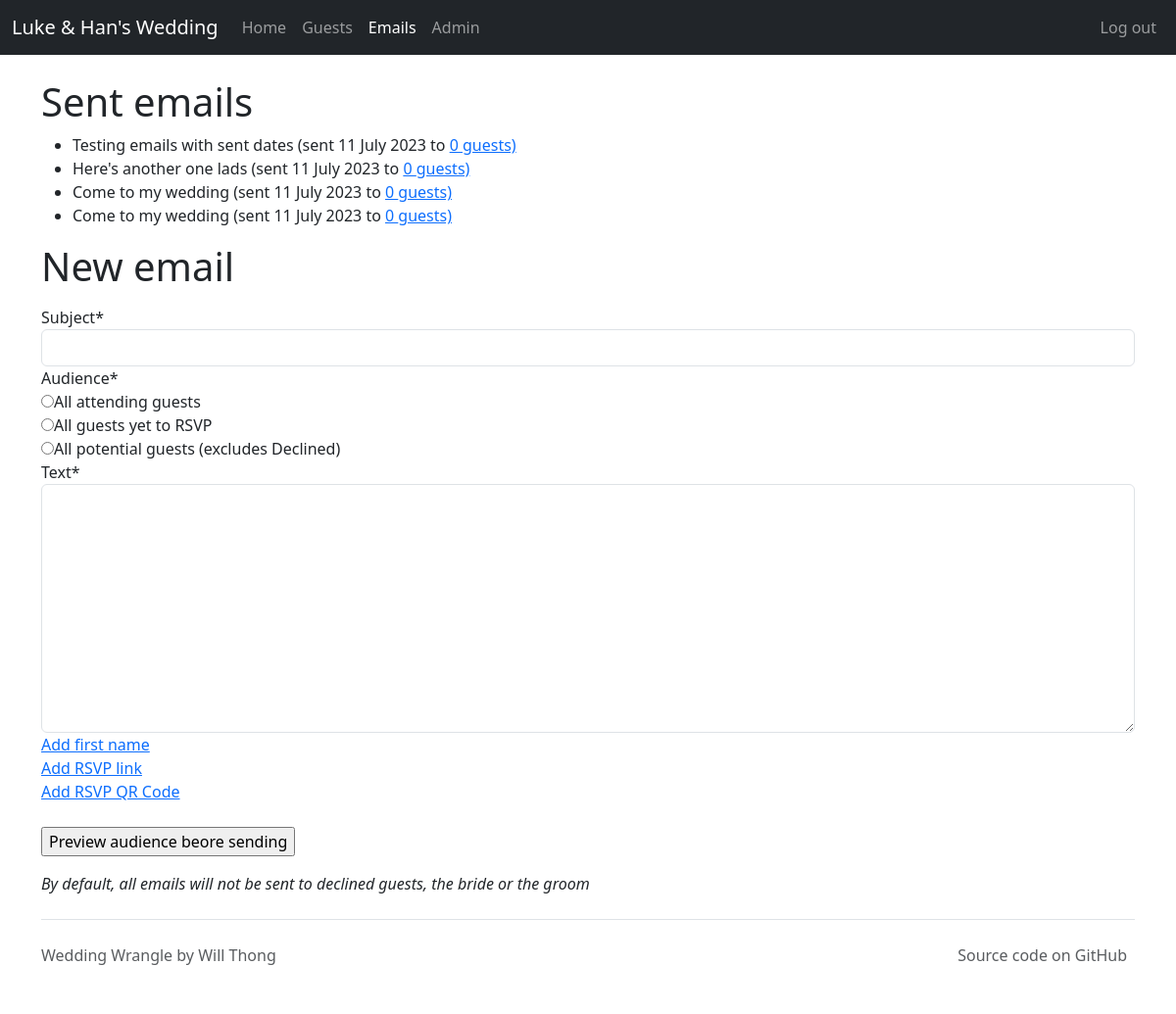
Screenshot of /email/ (signed in) with the database file from the repository.
### weddingwrangle/models.py (models this page shows, shortened)
class Email(models.Model):
    subject = models.CharField(max_length=100)
    text = models.CharField(max_length=10000000)
    date_sent = models.DateTimeField(auto_now=False, auto_now_add=False, null=True)
    audience = models.ForeignKey(Audience, on_delete=models.CASCADE, related_name="email")

### weddingwrangle/views.py (the view, shortened to what this page needs)
# urls.py: path("email/", views.EmailList.as_view(), name="email_create"),
class EmailList(LoginRequiredMixin, CreateView):
    model = Email
    form_class = NewEmailForm
    template_name_suffix = "_create"
    def get_context_data(self, **kwargs):
        context = super().get_context_data(**kwargs)
        context["emails"] = Email.objects.filter(date_sent__isnull=False)
        for email in context["emails"]:
            email.count = email.guest.all().count()
        return context

### weddingwrangle/forms.py
class NewEmailForm(forms.ModelForm):
    class Meta:
        model = Email
        fields = [
            "subject",
            "audience",
            "text",
        ]
        widgets = {"audience": forms.RadioSelect, "text": forms.Textarea}

### weddingwrangle/context_processors.py (called while the page is built)
def app_name(request):
    return {"APP_NAME": settings.APP_NAME}

### weddingwrangle/models.py (called while the page is built)
    def __str__(self):
        return self.name

### weddingwrangle/templates/weddingwrangle/email_create.html (shortened to what this page needs)
{% extends "base_bootstrap.html" %}
{% load crispy_forms_tags %}
{% block content %}
  <h1> Sent emails </h1>
  <ul>
    {% for email in emails %}
      <li>{{ email.subject }} (sent {{ email.date_sent|date:"j F Y" }} to
        <a href="{% url 'email_detail' email.id %}">{{ email.count }} guests)</a></li>
    {% empty %}
    </ul>
      Sorry - no emails have been sent yet!
    <ul>
    {% endfor %}
  </ul>
  <h1> New email </h1>
  <p>
    <form action="" method="post" id="email_form" enctype="multipart/form-data">
      {{ form|crispy }}
      <a href="#" class="template-link" data-textpart="first_name">Add first name</a>
      <br>
      <a href="#" class="template-link" data-textpart="rsvp_link">Add RSVP link</a>
      <br>
      <a href="#" class="template-link" data-textpart="rsvp_qr_code">Add RSVP QR Code</a>
      <br><br>
      <input type="submit" value="Preview audience beore sending">
    </form>
  </p>
  <p>
    <em>
      By default, all emails will not be sent to declined guests, the bride or the groom
    </em>
  </p>
{% endblock %}

### rows the page displays
Email: subject "Testing emails with sent dates", date_sent "11 July 2023", count "0"
Email: subject "Here's another one lads", date_sent "11 July 2023", count "0"
Email: subject "Come to my wedding", date_sent "11 July 2023", count "0"
Email: subject "Come to my wedding", date_sent "11 July 2023", count "0"

### other values shown
{{ APP_NAME }} "Luke & Han's Wedding"
